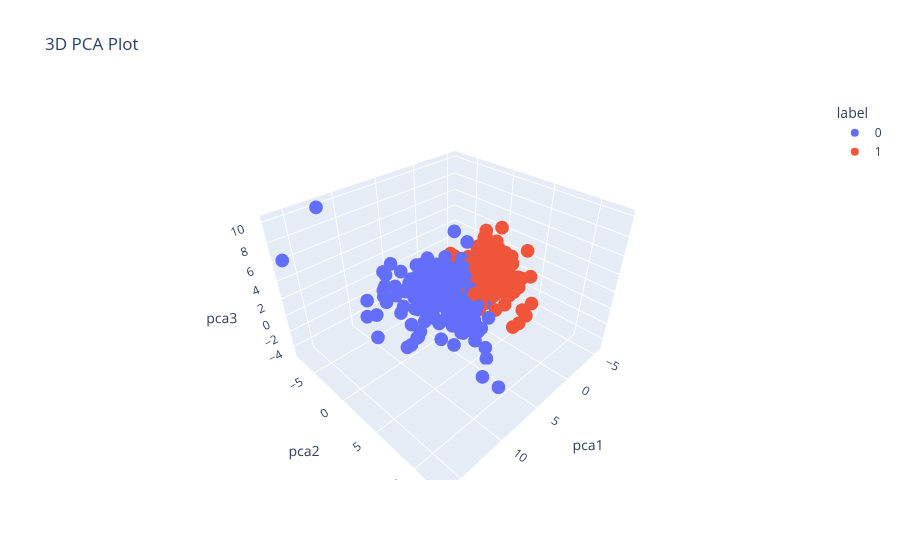

Notebook code cell kept with this figure:
### Code cell
import plotly.express as px
import pandas as pd

# convert numpy array → DataFrame
df = pd.DataFrame(
    three_feature,
    columns=["pca1", "pca2", "pca3"]
)
y=dataset['target']
df["label"] = y.astype(str)

fig = px.scatter_3d(
    df,
    x="pca1",
    y="pca2",
    z="pca3",
    color="label",
    title="3D PCA Plot"
)
fig.show()

### Figure 1 — Plotly figure (JSON) as saved in the notebook; plotly's stock layout.template omitted (floating-point values rounded to 4 significant figures; data arrays with more than 128 entries replaced by an {"elided": "..."} marker saying what was removed)
{"data": [{"hovertemplate": "label=0<br>pca1=%{x}<br>pca2=%{y}<br>pca3=%{z}<extra></extra>", "legendgroup": "0", "marker": {"color": "#636efa", "symbol": "circle"}, "mode": "markers", "name": "0", "scene": "scene", "showlegend": true, "type": "scatter3d", "x": {"elided": "212 float values"}, "y": {"elided": "212 float values"}, "z": {"elided": "212 float values"}}, {"hovertemplate": "label=1<br>pca1=%{x}<br>pca2=%{y}<br>pca3=%{z}<extra></extra>", "legendgroup": "1", "marker": {"color": "#EF553B", "symbol": "circle"}, "mode": "markers", "name": "1", "scene": "scene", "showlegend": true, "type": "scatter3d", "x": {"elided": "357 float values"}, "y": {"elided": "357 float values"}, "z": {"elided": "357 float values"}}], "layout": {"legend": {"title": {"text": "label"}, "tracegroupgap": 0}, "scene": {"domain": {"x": [0, 1], "y": [0, 1]}, "xaxis": {"title": {"text": "pca1"}}, "yaxis": {"title": {"text": "pca2"}}, "zaxis": {"title": {"text": "pca3"}}}, "title": {"text": "3D PCA Plot"}}}
